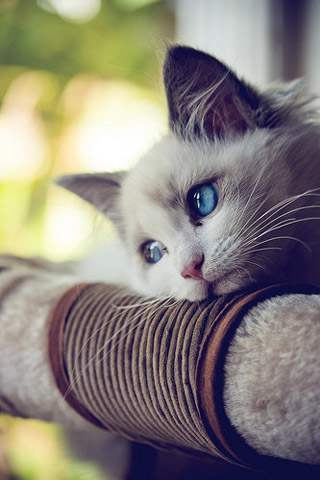
#> input picture opencv/timg.jpeg, 320 x 480 px
$ python '0.显示图片.py'
#> lines starting #> are read from the running program, lines starting #| are printed output that depends on the picture
import cv2 as cv
import numpy as np


def get_image_info(image):
    print(type(image))
    # 宽 高 通道数量
    print(image.shape)
    # 大小（shape三元祖的乘积）
    print(image.size)
    # data type
    print(image.dtype)
    # np数组
    print(np.array(image))


if __name__ == '__main__':
    src = cv.imread("timg.jpeg")
#> src is the input picture: shape (480, 320, 3); mean B, G, R 124.1, 131.3, 138.2
    # cv.namedWindow("input image", cv.WINDOW_AUTOSIZE)
    cv.imshow("image", src)
    get_image_info(src)
#| <class 'numpy.ndarray'>
#| (480, 320, 3)
#| 460800
#| uint8
#> (printed output is left out)
    # 无限显示，不限定时间
    cv.waitKey(0)
    cv.destroyAllWindows()
    # 转为灰度图像
    gray = cv.cvtColor(src, cv.COLOR_BGR2GRAY)
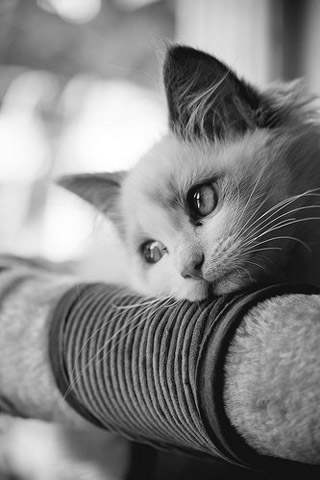
#> gray: shape (480, 320); min 2, max 255, mean 132.5
    # 写出图片
    cv.imwrite("../img/result2.png", gray)
    print("hi, python")
